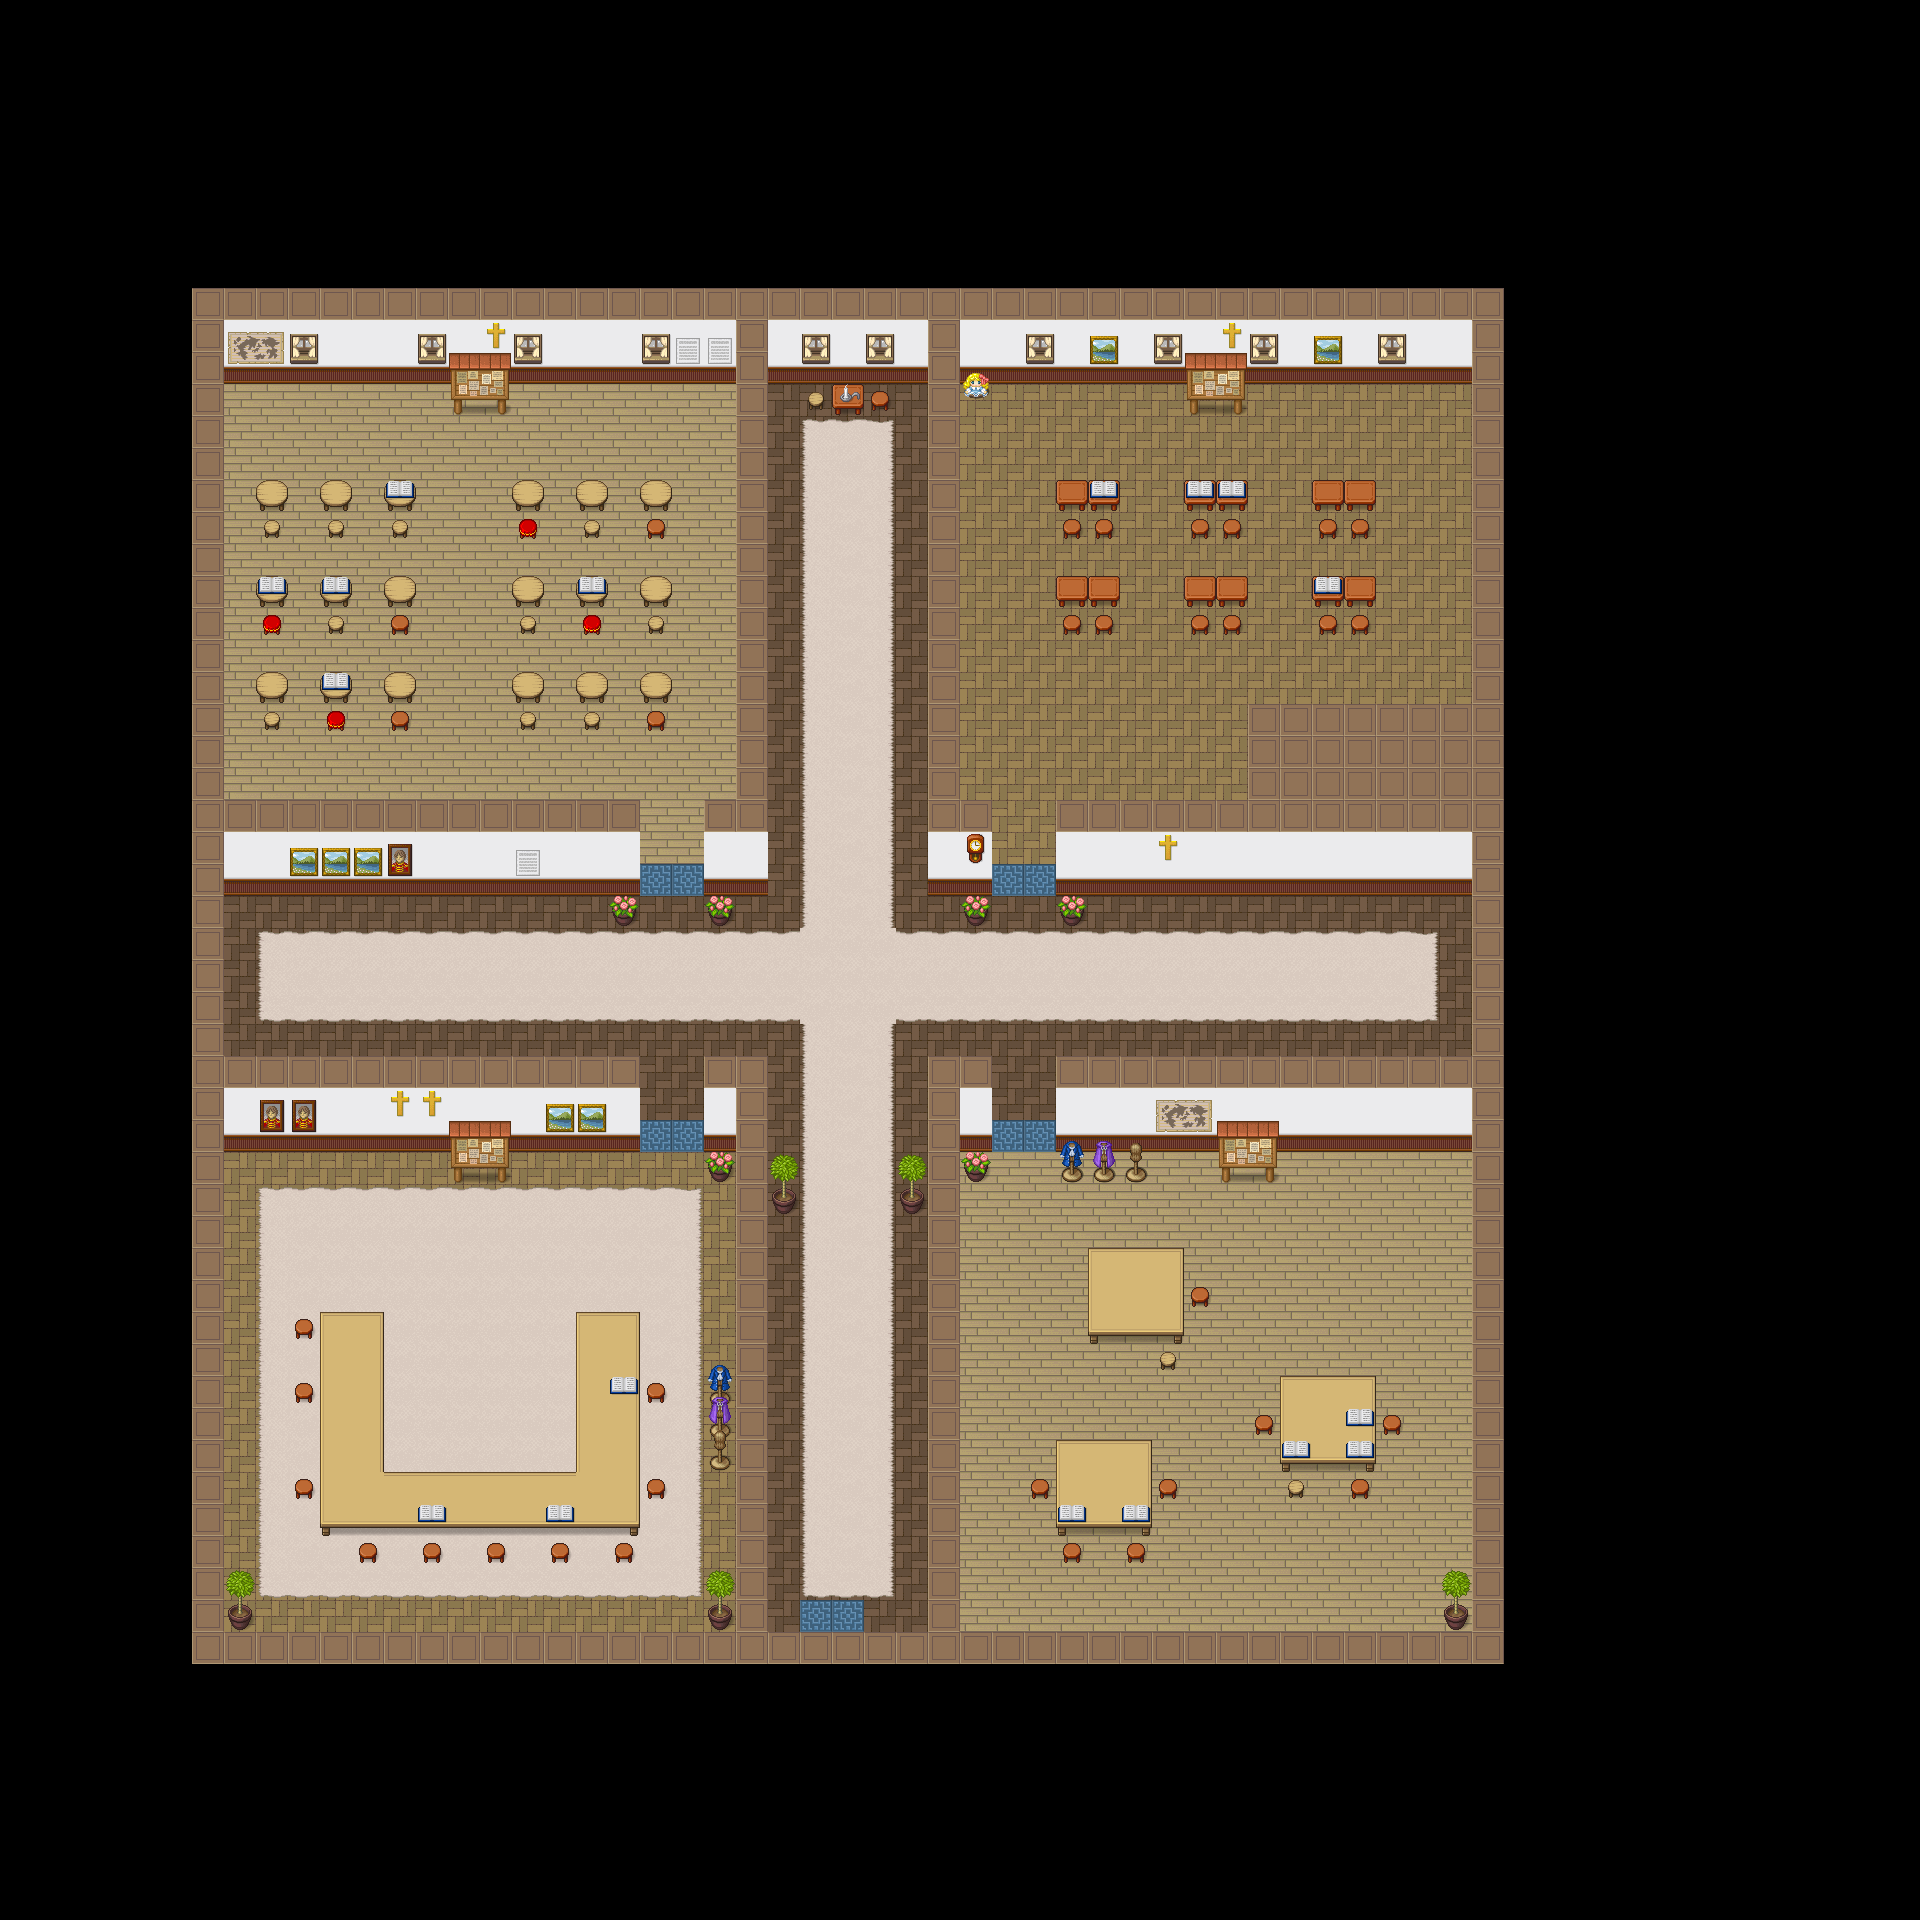

The image is a tile-based game level rendered from a .tmx file. Its description and source (layers, tilesets, objects; grid data summarised) follow:
An orthogonal 60x60 tile map with 32x32 px tiles, 7 tile layers (floor, carpet, wall, stairs/door, ...), 2 tilesets and 10 objects (2x classroom1, 2x classroom2, 2x classroom3, 2x classroom4, start).

<map version="1.8" tiledversion="1.8.2" orientation="orthogonal" renderorder="right-down" width="60" height="60" tilewidth="32" tileheight="32" infinite="0" nextlayerid="10" nextobjectid="15">
 <tileset firstgid="1" source="rpg.tsx" />
 <tileset firstgid="1065" source="LightShadow.tsx" />
 <layer id="1" name="floor" width="60" height="60">
  <data>[3600 cells, 1351 non-empty, 3 distinct tile ids]</data>
 </layer>
 <layer id="5" name="carpet" width="60" height="60">
  <data>[3600 cells, 395 non-empty, 9 distinct tile ids]</data>
 </layer>
 <layer id="3" name="wall" width="60" height="60">
  <data>[3600 cells, 499 non-empty, 3 distinct tile ids]</data>
 </layer>
 <layer id="2" name="stairs/door" width="60" height="60">
  <data>[3600 cells, 12 non-empty, 3 distinct tile ids]</data>
 </layer>
 <layer id="4" name="decoration" width="60" height="60">
  <data>[3600 cells, 231 non-empty, 32 distinct tile ids]</data>
 </layer>
 <layer id="6" name="deko2" width="60" height="60">
  <data>[3600 cells, 79 non-empty, 25 distinct tile ids]</data>
 </layer>
 <objectgroup id="7" name="Objekte">
  <object id="2" name="start" x="834" y="1540">
   <point />
  </object>
  <object id="3" name="classroom1" x="1023" y="882">
   <point />
  </object>
  <object id="4" name="classroom2" x="1022" y="1140">
   <point />
  </object>
  <object id="5" name="classroom3" x="671" y="1131">
   <point />
  </object>
  <object id="6" name="classroom4" x="669" y="876">
   <point />
  </object>
  <object id="8" x="799" y="1600" width="64" height="31">
   <properties>
    <property name="type" value="LeaveBuilding" />
   </properties>
  </object>
  <object id="9" name="classroom1" x="958.292" y="382.422" width="514.666" height="478.667">
   <properties>
    <property name="type" value="RoomMeeting" />
   </properties>
  </object>
  <object id="12" name="classroom4" x="224.717" y="383.951" width="512" height="477.333">
   <properties>
    <property name="type" value="RoomMeeting" />
   </properties>
  </object>
  <object id="13" name="classroom3" x="223.384" y="1151.95" width="517.333" height="477.333">
   <properties>
    <property name="type" value="RoomMeeting" />
   </properties>
  </object>
  <object id="14" name="classroom2" x="963.385" y="1150.62" width="516" height="480">
   <properties>
    <property name="type" value="RoomMeeting" />
   </properties>
  </object>
 </objectgroup>
 <layer id="9" name="light,shadow" width="60" height="60">
  <data>[3600 cells, 0 non-empty, 0 distinct tile ids]</data>
 </layer>
</map>
